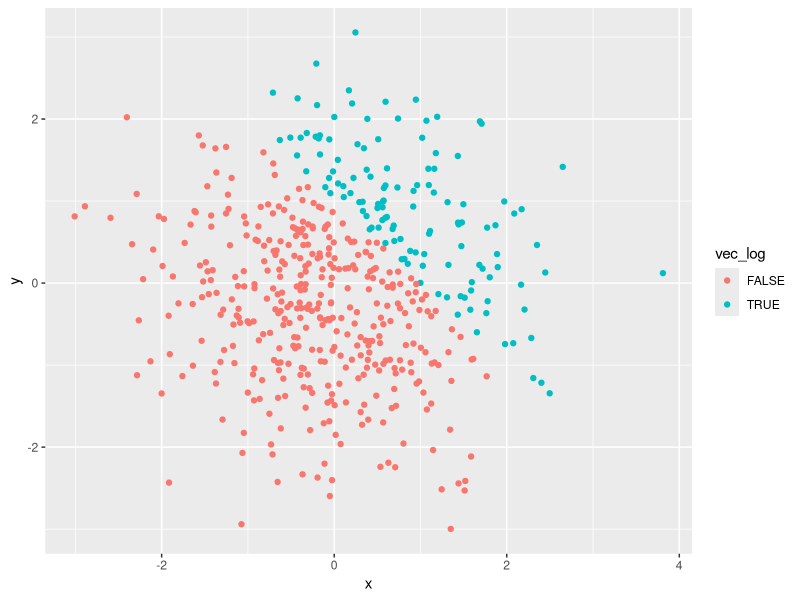
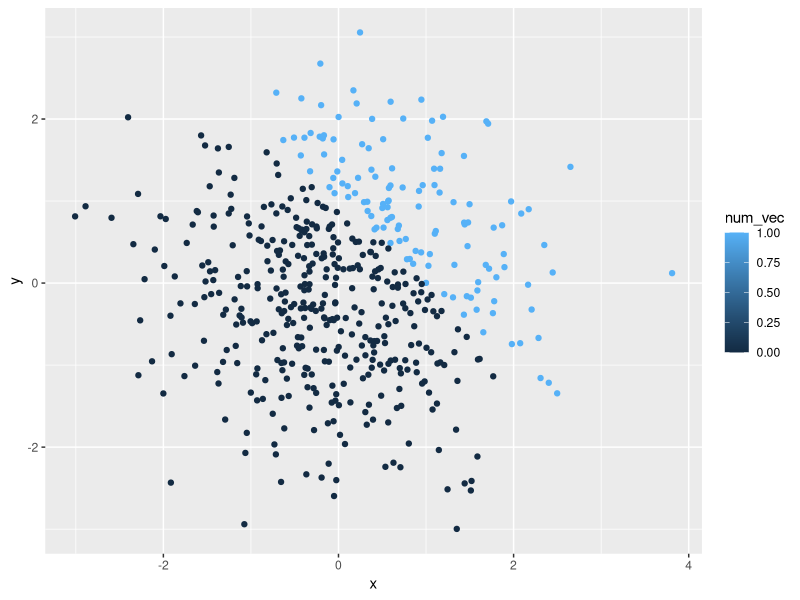
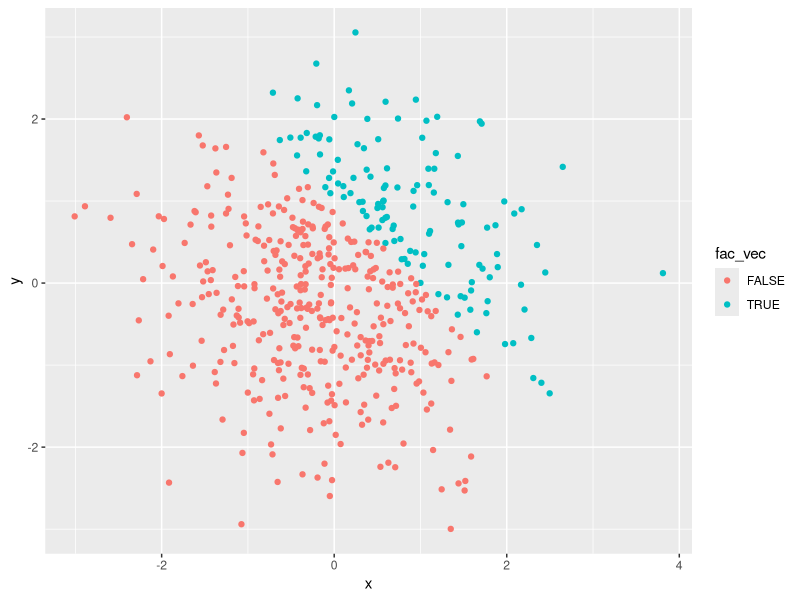
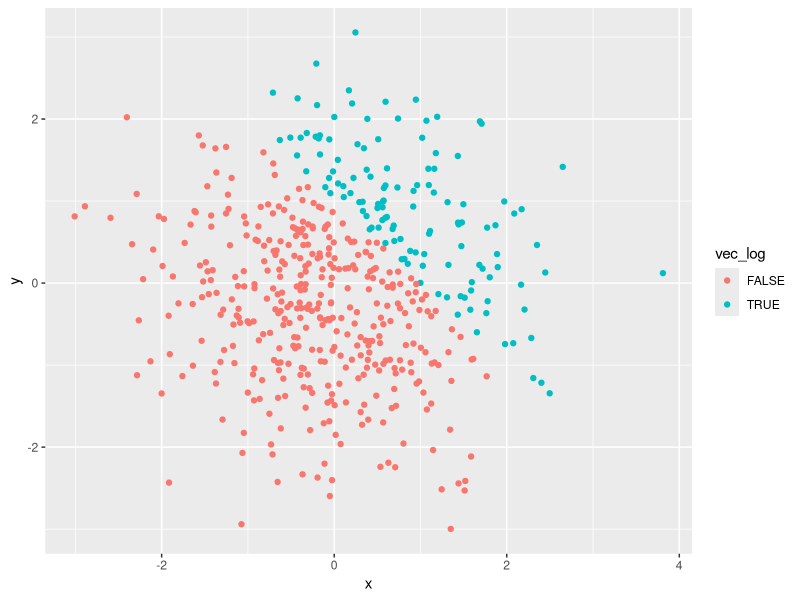

Reproduce these figures in R, in order.
## ---- chunk 1
library(tidyverse)

lo_df = tibble(
  sample = rnorm(8),
  vec_logical = sample > 0,
  vec_char = c("A", "B", "C", "D", "E", "F", "G", "H"),
  vec_factor = factor(c("white", "red", "black", "red", "white", "red", "black", "white"))
)
lo_df
mean(pull(lo_df, sample))
mean(pull(lo_df, vec_logical))
mean(pull(lo_df, vec_char))
mean(pull(lo_df, vec_factor))
## ---- chunk 2
set.seed(1)
plot_df = tibble(
  x = rnorm(500),
  y = rnorm(500),
  vec_log = x + y > 1
)
num_vec <- as.numeric(pull(plot_df, vec_log))
fac_vec <- as.factor(pull(plot_df, vec_log))
plot_df
## ---- chunk 3
plot_df %>% 
  ggplot(aes(x = x, y = y, color = vec_log)) + geom_point()
ggsave("scatter_plot_log.pdf")
plot_df %>% 
ggplot(aes(x = x, y = y, color = num_vec)) + geom_point()
plot_df %>% 
ggplot(aes(x = x, y = y, color = fac_vec)) + geom_point()

